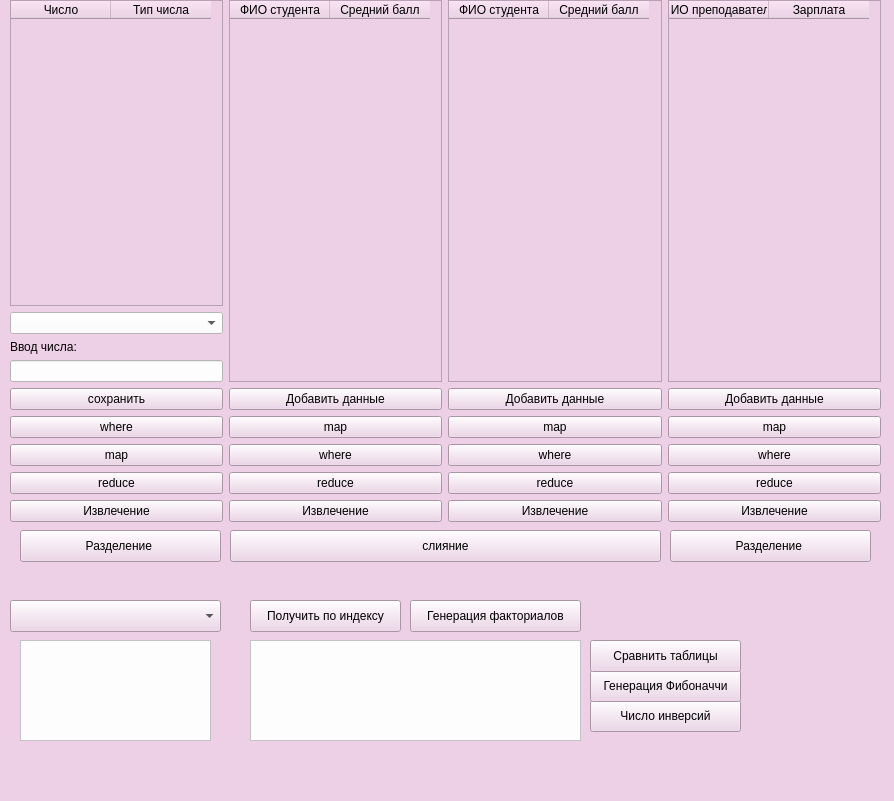
<?xml version="1.0" encoding="UTF-8"?>
<ui version="4.0">
 <class>MainWindow</class>
 <widget class="QMainWindow" name="MainWindow">
  <property name="geometry">
   <rect>
    <x>0</x>
    <y>0</y>
    <width>894</width>
    <height>801</height>
   </rect>
  </property>
  <property name="windowTitle">
   <string>MainWindow</string>
  </property>
  <property name="styleSheet">
   <string notr="true">background-color: rgb(237, 208, 230);</string>
  </property>
  <widget class="QWidget" name="centralwidget">
   <widget class="QWidget" name="horizontalLayoutWidget">
    <property name="geometry">
     <rect>
      <x>10</x>
      <y>0</y>
      <width>871</width>
      <height>522</height>
     </rect>
    </property>
    <layout class="QHBoxLayout" name="horizontalLayout_2">
     <item>
      <layout class="QVBoxLayout" name="verticalLayout">
       <item>
        <widget class="QTableWidget" name="tableWidget">
         <column>
          <property name="text">
           <string>Число</string>
          </property>
         </column>
         <column>
          <property name="text">
           <string>Тип числа</string>
          </property>
         </column>
        </widget>
       </item>
       <item>
        <widget class="QComboBox" name="comboBox_numberType">
         <property name="styleSheet">
          <string notr="true">background-color: rgb(253, 253, 253);</string>
         </property>
        </widget>
       </item>
       <item>
        <widget class="QLabel" name="label">
         <property name="text">
          <string>Ввод числа:</string>
         </property>
        </widget>
       </item>
       <item>
        <widget class="QLineEdit" name="dataTextEdit">
         <property name="styleSheet">
          <string notr="true">background-color: rgb(253, 253, 253);</string>
         </property>
        </widget>
       </item>
       <item>
        <widget class="QPushButton" name="pushButton_13">
         <property name="text">
          <string>сохранить</string>
         </property>
        </widget>
       </item>
       <item>
        <widget class="QPushButton" name="pushButton_3">
         <property name="text">
          <string>where</string>
         </property>
        </widget>
       </item>
       <item>
        <widget class="QPushButton" name="pushButton">
         <property name="text">
          <string>map</string>
         </property>
        </widget>
       </item>
       <item>
        <widget class="QPushButton" name="pushButton_2">
         <property name="text">
          <string>reduce</string>
         </property>
        </widget>
       </item>
       <item>
        <widget class="QPushButton" name="pushButton_10">
         <property name="text">
          <string>Извлечение</string>
         </property>
        </widget>
       </item>
      </layout>
     </item>
     <item>
      <layout class="QVBoxLayout" name="verticalLayout_6">
       <item>
        <widget class="QTableWidget" name="tableWidget_6">
         <column>
          <property name="text">
           <string>ФИО студента</string>
          </property>
         </column>
         <column>
          <property name="text">
           <string>Средний балл</string>
          </property>
         </column>
        </widget>
       </item>
       <item>
        <widget class="QPushButton" name="pushButton_26">
         <property name="text">
          <string>Добавить данные</string>
         </property>
        </widget>
       </item>
       <item>
        <widget class="QPushButton" name="pushButton_27">
         <property name="text">
          <string>map</string>
         </property>
        </widget>
       </item>
       <item>
        <widget class="QPushButton" name="pushButton_28">
         <property name="text">
          <string>where</string>
         </property>
        </widget>
       </item>
       <item>
        <widget class="QPushButton" name="pushButton_29">
         <property name="text">
          <string>reduce</string>
         </property>
        </widget>
       </item>
       <item>
        <widget class="QPushButton" name="pushButton_32">
         <property name="text">
          <string>Извлечение</string>
         </property>
        </widget>
       </item>
      </layout>
     </item>
     <item>
      <layout class="QVBoxLayout" name="verticalLayout_2">
       <item>
        <widget class="QTableWidget" name="tableWidget_2">
         <column>
          <property name="text">
           <string>ФИО студента</string>
          </property>
         </column>
         <column>
          <property name="text">
           <string>Средний балл</string>
          </property>
         </column>
        </widget>
       </item>
       <item>
        <widget class="QPushButton" name="pushButton_14">
         <property name="text">
          <string>Добавить данные</string>
         </property>
        </widget>
       </item>
       <item>
        <widget class="QPushButton" name="pushButton_4">
         <property name="text">
          <string>map</string>
         </property>
        </widget>
       </item>
       <item>
        <widget class="QPushButton" name="pushButton_5">
         <property name="text">
          <string>where</string>
         </property>
        </widget>
       </item>
       <item>
        <widget class="QPushButton" name="pushButton_6">
         <property name="text">
          <string>reduce</string>
         </property>
        </widget>
       </item>
       <item>
        <widget class="QPushButton" name="pushButton_31">
         <property name="text">
          <string>Извлечение</string>
         </property>
        </widget>
       </item>
      </layout>
     </item>
     <item>
      <layout class="QVBoxLayout" name="verticalLayout_3">
       <item>
        <widget class="QTableWidget" name="tableWidget_3">
         <column>
          <property name="text">
           <string>ФИО преподавателя</string>
          </property>
         </column>
         <column>
          <property name="text">
           <string>Зарплата</string>
          </property>
         </column>
        </widget>
       </item>
       <item>
        <widget class="QPushButton" name="pushButton_15">
         <property name="text">
          <string>Добавить данные</string>
         </property>
        </widget>
       </item>
       <item>
        <widget class="QPushButton" name="pushButton_7">
         <property name="text">
          <string>map</string>
         </property>
        </widget>
       </item>
       <item>
        <widget class="QPushButton" name="pushButton_8">
         <property name="text">
          <string>where</string>
         </property>
        </widget>
       </item>
       <item>
        <widget class="QPushButton" name="pushButton_9">
         <property name="text">
          <string>reduce</string>
         </property>
        </widget>
       </item>
       <item>
        <widget class="QPushButton" name="pushButton_12">
         <property name="text">
          <string>Извлечение</string>
         </property>
        </widget>
       </item>
      </layout>
     </item>
    </layout>
   </widget>
   <widget class="QPushButton" name="pushButton_30">
    <property name="geometry">
     <rect>
      <x>230</x>
      <y>530</y>
      <width>431</width>
      <height>32</height>
     </rect>
    </property>
    <property name="text">
     <string>слияние</string>
    </property>
   </widget>
   <widget class="QPushButton" name="pushButton_11">
    <property name="geometry">
     <rect>
      <x>670</x>
      <y>530</y>
      <width>201</width>
      <height>32</height>
     </rect>
    </property>
    <property name="text">
     <string>Разделение </string>
    </property>
   </widget>
   <widget class="QPushButton" name="pushButton_33">
    <property name="geometry">
     <rect>
      <x>20</x>
      <y>530</y>
      <width>201</width>
      <height>32</height>
     </rect>
    </property>
    <property name="text">
     <string>Разделение </string>
    </property>
   </widget>
   <widget class="QPushButton" name="pushButton_inversions">
    <property name="geometry">
     <rect>
      <x>590</x>
      <y>700</y>
      <width>151</width>
      <height>32</height>
     </rect>
    </property>
    <property name="text">
     <string>Число инверсий</string>
    </property>
   </widget>
   <widget class="QPushButton" name="pushButton_factorial">
    <property name="geometry">
     <rect>
      <x>410</x>
      <y>600</y>
      <width>171</width>
      <height>32</height>
     </rect>
    </property>
    <property name="text">
     <string>Генерация факториалов</string>
    </property>
   </widget>
   <widget class="QPushButton" name="pushButton_fibonacci">
    <property name="geometry">
     <rect>
      <x>590</x>
      <y>670</y>
      <width>151</width>
      <height>32</height>
     </rect>
    </property>
    <property name="text">
     <string>Генерация Фибоначчи</string>
    </property>
   </widget>
   <widget class="QPushButton" name="pushButton_compare">
    <property name="geometry">
     <rect>
      <x>590</x>
      <y>640</y>
      <width>151</width>
      <height>32</height>
     </rect>
    </property>
    <property name="text">
     <string>Сравнить таблицы</string>
    </property>
   </widget>
   <widget class="QPushButton" name="pushButton_getIndex">
    <property name="geometry">
     <rect>
      <x>250</x>
      <y>600</y>
      <width>151</width>
      <height>32</height>
     </rect>
    </property>
    <property name="text">
     <string>Получить по индексу</string>
    </property>
   </widget>
   <widget class="QComboBox" name="comboBox_tableSelector">
    <property name="geometry">
     <rect>
      <x>10</x>
      <y>600</y>
      <width>211</width>
      <height>32</height>
     </rect>
    </property>
   </widget>
   <widget class="QListWidget" name="listWidget_value">
    <property name="geometry">
     <rect>
      <x>20</x>
      <y>640</y>
      <width>191</width>
      <height>101</height>
     </rect>
    </property>
    <property name="styleSheet">
     <string notr="true">background-color: rgb(253, 253, 253);</string>
    </property>
   </widget>
   <widget class="QListWidget" name="listWidget_info">
    <property name="geometry">
     <rect>
      <x>250</x>
      <y>640</y>
      <width>331</width>
      <height>101</height>
     </rect>
    </property>
    <property name="styleSheet">
     <string notr="true">background-color: rgb(253, 253, 253);</string>
    </property>
   </widget>
  </widget>
  <widget class="QMenuBar" name="menubar">
   <property name="geometry">
    <rect>
     <x>0</x>
     <y>0</y>
     <width>894</width>
     <height>24</height>
    </rect>
   </property>
  </widget>
  <widget class="QStatusBar" name="statusbar"/>
 </widget>
 <resources/>
 <connections/>
</ui>
